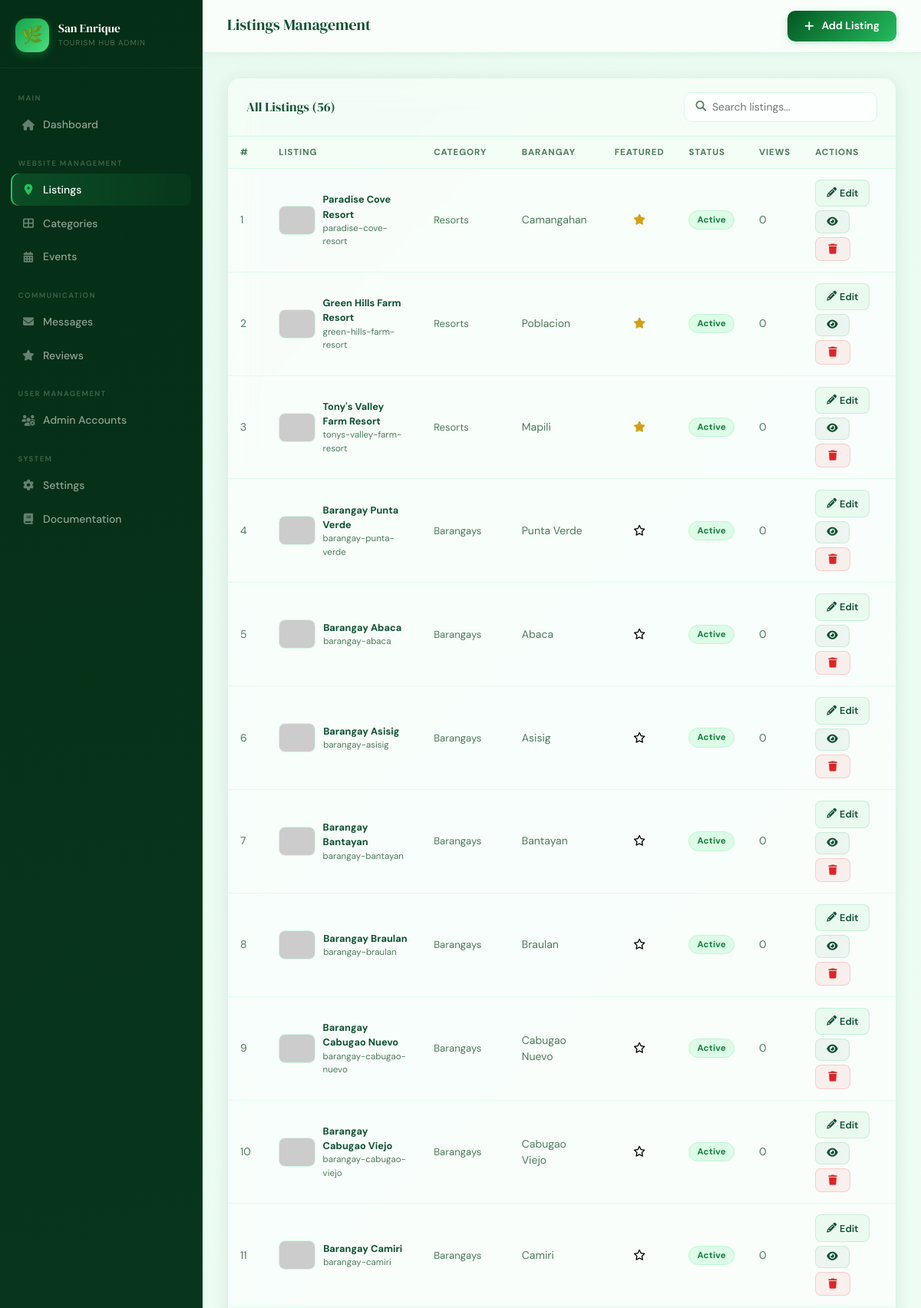
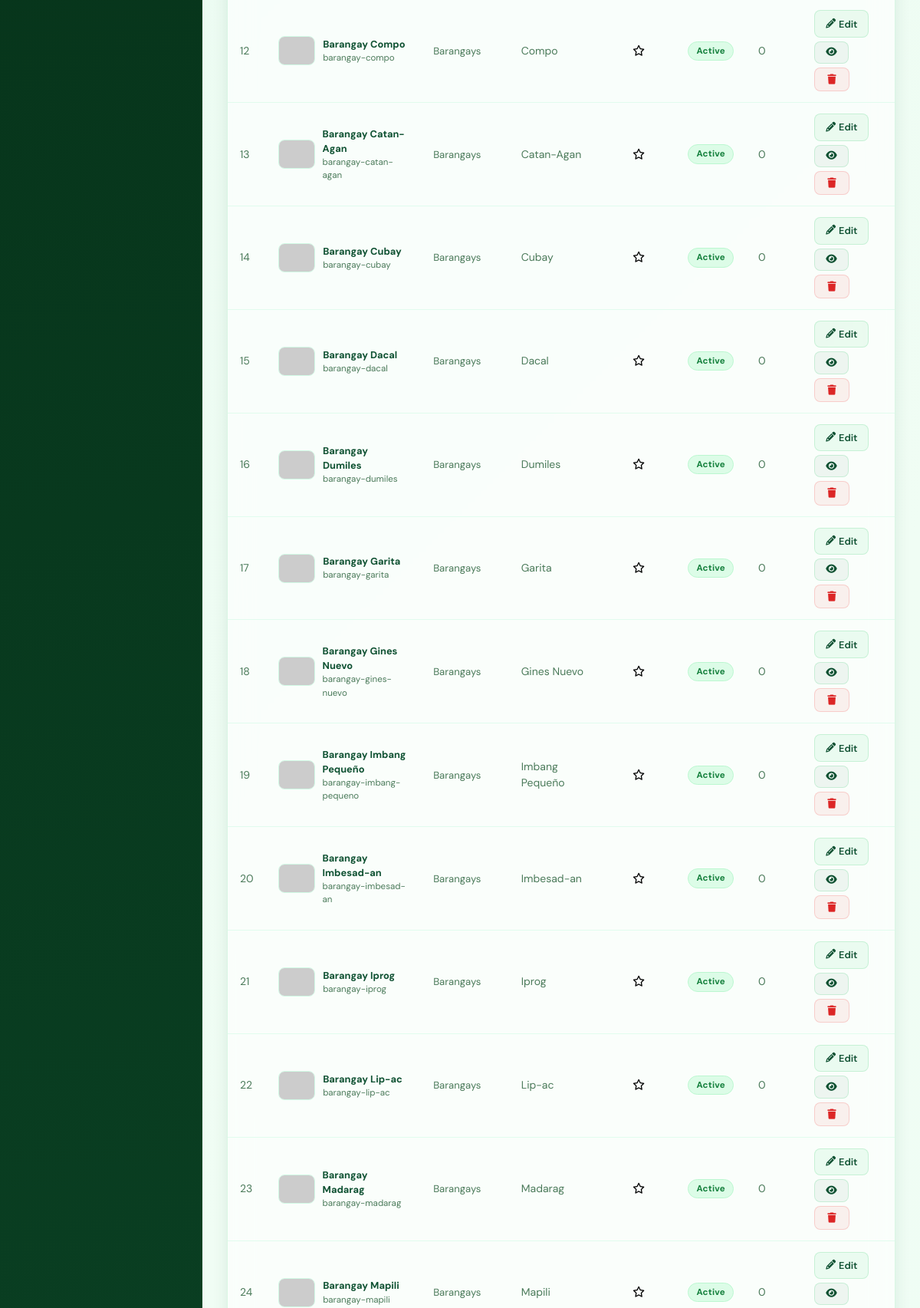
Screenshot of /admin/listings.php (signed in, upper part) with the database file from the repository (2 pictures, top to bottom).
### tables this page shows
CREATE TABLE IF NOT EXISTS listings (
    id INT AUTO_INCREMENT PRIMARY KEY,
    category_id INT NOT NULL,
    name VARCHAR(200) NOT NULL,
    slug VARCHAR(200) NOT NULL UNIQUE,
    description TEXT,
    address TEXT,
    barangay VARCHAR(100),
    contact VARCHAR(100),
    email VARCHAR(150),
    website VARCHAR(255),
    latitude DECIMAL(10, 8),
    longitude DECIMAL(11, 8),
    featured_image VARCHAR(500),
    gallery TEXT,
    video VARCHAR(512) DEFAULT '',
    operating_hours VARCHAR(255),
    entrance_fee VARCHAR(100),
    amenities TEXT,
    status ENUM('active','inactive','pending') DEFAULT 'active',
    is_featured TINYINT(1) DEFAULT 0,
    views INT DEFAULT 0,
    rating DECIMAL(3,2) DEFAULT 0.00,
    created_at TIMESTAMP DEFAULT CURRENT_TIMESTAMP,
    updated_at TIMESTAMP DEFAULT CURRENT_TIMESTAMP ON UPDATE CURRENT_TIMESTAMP,
    FOREIGN KEY (category_id) REFERENCES categories(id) ON DELETE CASCADE
);

CREATE TABLE IF NOT EXISTS categories (
    id INT AUTO_INCREMENT PRIMARY KEY,
    name VARCHAR(100) NOT NULL,
    slug VARCHAR(100) NOT NULL UNIQUE,
    icon VARCHAR(50) DEFAULT 'fas fa-map-marker-alt',
    color VARCHAR(20) DEFAULT '#2d6a4f',
    created_at TIMESTAMP DEFAULT CURRENT_TIMESTAMP
);

### admin/listings.php (the view, shortened to what this page needs)
<?php
$db = getDB();
$action = $_GET['action'] ?? 'list';
$listings = $db->query("SELECT l.*, c.name as cat_name, c.color FROM listings l JOIN categories c ON l.category_id = c.id ORDER BY l.created_at DESC")->fetch_all(MYSQLI_ASSOC);
?>
<!DOCTYPE html>
<html lang="en">
<head>
  <link rel="stylesheet" href="https://cdnjs.cloudflare.com/ajax/libs/font-awesome/6.4.0/css/all.min.css">
  <link href="https://cdn.jsdelivr.net/npm/bootstrap@5.3.0/dist/css/bootstrap.min.css" rel="stylesheet">
  <link rel="stylesheet" href="../assets/css/admin.css">
</head>
<body>
  <?php require_once 'sidebar.php'; ?>
  <div class="admin-content">
    <div class="admin-topbar">
      <div>
        <span
          class="topbar-title"><?= $action === 'list' ? 'Listings Management' : ($action === 'add' ? 'Add New Listing' : 'Edit Listing') ?></span>
      </div>
      <div class="topbar-actions">
        <?php if ($action === 'list'): ?>
          <a href="?action=add" class="btn-admin-primary"><i class="fas fa-plus me-1"></i> Add Listing</a>
        <?php else: ?>
          <a href="listings.php" class="btn-admin-secondary"><i class="fas fa-arrow-left me-1"></i> Back to List</a>
        <?php endif; ?>
      </div>
    </div>
    <div class="admin-main">
      <?php if ($action === 'list'): ?>
        <div class="admin-table-wrap">
          <div class="admin-table-header">
            <div class="admin-table-title">All Listings (<?= count($listings) ?>)</div>
            <div class="admin-search">
              <i class="fas fa-search"></i>
              <input type="text" id="tableSearch" placeholder="Search listings...">
            </div>
          </div>
          <div class="table-scroll">
            <table class="admin-table" id="listingsTable">
              <thead>
                <tr>
                  <th>#</th>
                  <th>Listing</th>
                  <th>Category</th>
                  <th>Barangay</th>
                  <th>Featured</th>
                  <th>Status</th>
                  <th>Views</th>
                  <th>Actions</th>
                </tr>
              </thead>
              <tbody>
                <?php foreach ($listings as $i => $listing): ?>
                  <tr>
                    <td class="td-muted"><?= $i + 1 ?></td>
                    <td>
                      <div class="listing-info">
                        <img src="<?= $listing['featured_image'] ?: 'https://placehold.co/48x38/1b4332/ffffff?text=?' ?>"
                          class="listing-thumb" alt="" onerror="this.src='https://placehold.co/48x38/1b4332/ffffff?text=?'">
                        <div>
                          <div class="listing-name">
                            <?= htmlspecialchars($listing['name']) ?></div>
                          <div class="listing-slug"><?= htmlspecialchars($listing['slug']) ?>
                          </div>
                        </div>
                      </div>
                    </td>
                    <td><span class="cat-pill"><?= htmlspecialchars($listing['cat_name']) ?></span>
                    </td>
                    <td class="td-small">
                      <?= htmlspecialchars($listing['barangay'] ?: '—') ?></td>
                    <td class="td-center">
                      <?= $listing['is_featured'] ? '<i class="fas fa-star icon-star-gold"></i>' : '<i class="far fa-star icon-star-empty"></i>' ?>
                    </td>
                    <td><span class="status-badge <?= $listing['status'] ?>"><?= ucfirst($listing['status']) ?></span></td>
                    <td class="td-small"><?= number_format($listing['views']) ?></td>
                    <td>
                      <div class="table-actions">
                        <a href="?action=edit&id=<?= $listing['id'] ?>" class="btn-admin-edit">
                          <i class="fas fa-pencil-alt"></i> Edit
                        </a>
                        <a href="listing_view.php?slug=<?= urlencode($listing['slug']) ?>" class="btn-admin-edit btn-admin-preview" title="Preview (Admin View)">
                          <i class="fas fa-eye"></i>
                        </a>
                        <button onclick="confirmDelete(<?= $listing['id'] ?>, '<?= addslashes($listing['name']) ?>')"
                          class="btn-admin-danger">
                          <i class="fas fa-trash"></i>
                        </button>
                      </div>
                    </td>
                  </tr>
                <?php endforeach; ?>
              </tbody>
            </table>
          </div>
        </div>
      <?php endif; ?>
    </div>
  </div>
</body>
</html>

### rows the page displays
listings: name "Paradise Cove Resort", slug "paradise-cove-resort", category.name "Resorts", barangay "Camangahan", is_featured 1 (drawn), status "Active", views "0"
listings: name "Green Hills Farm Resort", slug "green-hills-farm-resort", category.name "Resorts", barangay "Poblacion", is_featured 1 (drawn), status "Active", views "0"
listings: name "Tony's Valley Farm Resort", slug "tonys-valley-farm-resort", category.name "Resorts", barangay "Mapili", is_featured 1 (drawn), status "Active", views "0"
listings: name "Barangay Punta Verde", slug "barangay-punta-verde", category.name "Barangays", barangay "Punta Verde", is_featured 0 (drawn), status "Active", views "0"
listings: name "Barangay Abaca", slug "barangay-abaca", category.name "Barangays", barangay "Abaca", is_featured 0 (drawn), status "Active", views "0"
listings: name "Barangay Asisig", slug "barangay-asisig", category.name "Barangays", barangay "Asisig", is_featured 0 (drawn), status "Active", views "0"
listings: name "Barangay Bantayan", slug "barangay-bantayan", category.name "Barangays", barangay "Bantayan", is_featured 0 (drawn), status "Active", views "0"
listings: name "Barangay Braulan", slug "barangay-braulan", category.name "Barangays", barangay "Braulan", is_featured 0 (drawn), status "Active", views "0"
listings: name "Barangay Cabugao Nuevo", slug "barangay-cabugao-nuevo", category.name "Barangays", barangay "Cabugao Nuevo", is_featured 0 (drawn), status "Active", views "0"
listings: name "Barangay Cabugao Viejo", slug "barangay-cabugao-viejo", category.name "Barangays", barangay "Cabugao Viejo", is_featured 0 (drawn), status "Active", views "0"
listings: name "Barangay Camiri", slug "barangay-camiri", category.name "Barangays", barangay "Camiri", is_featured 0 (drawn), status "Active", views "0"
listings: name "Barangay Compo", slug "barangay-compo", category.name "Barangays", barangay "Compo", is_featured 0 (drawn), status "Active", views "0"
listings: name "Barangay Catan-Agan", slug "barangay-catan-agan", category.name "Barangays", barangay "Catan-Agan", is_featured 0 (drawn), status "Active", views "0"
listings: name "Barangay Cubay", slug "barangay-cubay", category.name "Barangays", barangay "Cubay", is_featured 0 (drawn), status "Active", views "0"
listings: name "Barangay Dacal", slug "barangay-dacal", category.name "Barangays", barangay "Dacal", is_featured 0 (drawn), status "Active", views "0"
listings: name "Barangay Dumiles", slug "barangay-dumiles", category.name "Barangays", barangay "Dumiles", is_featured 0 (drawn), status "Active", views "0"
listings: name "Barangay Garita", slug "barangay-garita", category.name "Barangays", barangay "Garita", is_featured 0 (drawn), status "Active", views "0"
listings: name "Barangay Gines Nuevo", slug "barangay-gines-nuevo", category.name "Barangays", barangay "Gines Nuevo", is_featured 0 (drawn), status "Active", views "0"
listings: name "Barangay Imbang Pequeño", slug "barangay-imbang-pequeno", category.name "Barangays", barangay "Imbang Pequeño", is_featured 0 (drawn), status "Active", views "0"
listings: name "Barangay Imbesad-an", slug "barangay-imbesad-an", category.name "Barangays", barangay "Imbesad-an", is_featured 0 (drawn), status "Active", views "0"
listings: name "Barangay Iprog", slug "barangay-iprog", category.name "Barangays", barangay "Iprog", is_featured 0 (drawn), status "Active", views "0"
listings: name "Barangay Lip-ac", slug "barangay-lip-ac", category.name "Barangays", barangay "Lip-ac", is_featured 0 (drawn), status "Active", views "0"
listings: name "Barangay Madarag", slug "barangay-madarag", category.name "Barangays", barangay "Madarag", is_featured 0 (drawn), status "Active", views "0"
listings: name "Barangay Mapili", slug "barangay-mapili", category.name "Barangays", barangay "Mapili", is_featured 0 (drawn), status "Active", views "0"

### other values shown
count($listings) "56"
